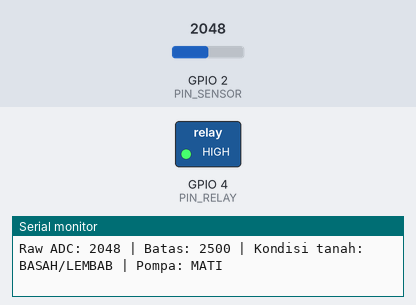
Bench run of a sketch on a simulated ESP32-C3. Parts: switched loads named in the sketch (green lamp = pin HIGH), the last lines printed to the serial monitor. The test bench sets the inputs (shaded band); at power-on: GPIO 2 (PIN_SENSOR) = 2048 (analog values on the 0–4095 scale).

Above: at 1.2 s.
1.3 s: GPIO 2 (PIN_SENSOR) set to 2467
3.3 s: GPIO 2 (PIN_SENSOR) set to 2526
At 4.9 s:
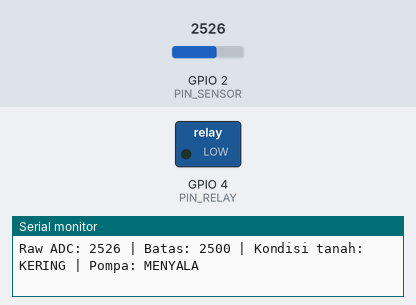
5.7 s: GPIO 2 (PIN_SENSOR) set to 2460
At 7.5 s:
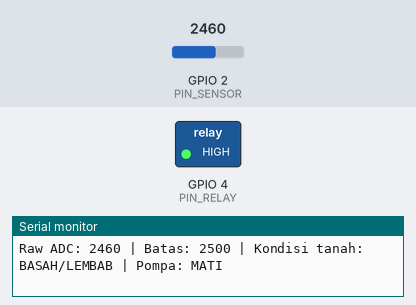
7.8 s: GPIO 2 (PIN_SENSOR) set to 2540
At 9.5 s:
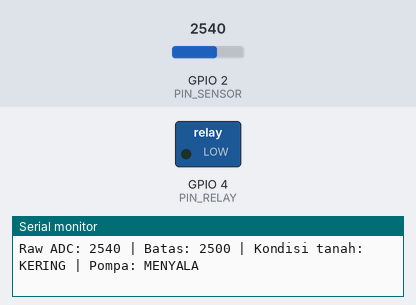
Timing chart, 0 to 10.9 s (numbered marks = the images above; inputs shaded):
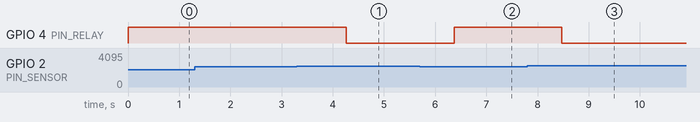

The sketch:

penyiram_tanaman_otomatis.ino
```cpp
/*
  ============================================================
  SISTEM PENYIRAM TANAMAN OTOMATIS
  Mikrokontroler : ESP32-C3 Super Mini
  Board (IDE)    : ESP32C3 Dev Module, USB CDC On Boot: Enabled
  Sensor         : Capacitive Soil Moisture Sensor v1.2
  Aktuator       : Modul Relay 1 Channel 5V + Pompa Air Celup DC 5V

  WIRING:
    Sensor  : VCC -> 3V3 | GND -> GND | AOUT -> GPIO 2
    Relay   : DC+ -> 5V  | DC-  -> GND | IN   -> GPIO 4
    Pompa   : terminal COM & NO relay (seri dengan catu daya pompa)
  ============================================================
*/

// ===================== PENGATURAN YANG MUDAH DIUBAH =====================
int batasKering = 2500;          // Ambang batas ADC: nilai > batasKering = tanah kering (kalibrasi sesuai sensor Anda)

// Pilih tipe modul relay Anda dengan mengubah nilai di bawah ini:
//   true  -> Relay Active LOW  (relay menyala saat pin IN diberi LOW)  -> paling umum
//   false -> Relay Active HIGH (relay menyala saat pin IN diberi HIGH)
const bool RELAY_ACTIVE_LOW = true;
// ========================================================================

const int PIN_SENSOR = 2;        // Pin analog sensor kelembaban tanah (AOUT) terhubung ke GPIO 2
const int PIN_RELAY  = 4;        // Pin kontrol relay (IN) terhubung ke GPIO 4

const int JUMLAH_SAMPEL = 10;    // Jumlah pembacaan yang dirata-ratakan agar nilai lebih stabil
const unsigned long JEDA_LOOP = 1000; // Jeda tiap siklus 1000 ms (aman untuk watchdog ESP32-C3)

bool pompaMenyala = false;       // Menyimpan status pompa saat ini (true = menyala, false = mati)

// Fungsi untuk menyalakan atau mematikan relay sesuai tipe modul (Active LOW / HIGH)
void setRelay(bool nyala) {
  if (RELAY_ACTIVE_LOW) {                          // Jika relay bertipe Active LOW
    digitalWrite(PIN_RELAY, nyala ? LOW : HIGH);   // Nyala = LOW, Mati = HIGH
  } else {                                         // Jika relay bertipe Active HIGH
    digitalWrite(PIN_RELAY, nyala ? HIGH : LOW);   // Nyala = HIGH, Mati = LOW
  }
  pompaMenyala = nyala;                            // Simpan status pompa terbaru
}

// Fungsi membaca sensor dengan rata-rata beberapa sampel (raw ADC 12-bit: 0 - 4095)
int bacaSensor() {
  long total = 0;                                  // Variabel penampung jumlah seluruh sampel
  for (int i = 0; i < JUMLAH_SAMPEL; i++) {        // Ulangi pembacaan sebanyak JUMLAH_SAMPEL (loop terbatas, tidak blocking)
    total += analogRead(PIN_SENSOR);               // Baca nilai ADC dan tambahkan ke total
    delay(5);                                      // Jeda singkat 5 ms antar sampel agar pembacaan stabil
  }
  return (int)(total / JUMLAH_SAMPEL);             // Kembalikan nilai rata-rata
}

void setup() {
  Serial.begin(115200);                            // Mulai komunikasi serial dengan baud rate 115200
  unsigned long mulai = millis();                  // Catat waktu mulai untuk batas tunggu Serial
  while (!Serial && (millis() - mulai) < 3000) {   // Tunggu USB CDC maksimal 3 detik (tidak menunggu selamanya)
    delay(10);                                     // Jeda kecil agar watchdog tetap ter-reset
  }

  // Set level awal relay = MATI SEBELUM pin dijadikan output, mencegah pompa berkedip saat boot
  digitalWrite(PIN_RELAY, RELAY_ACTIVE_LOW ? HIGH : LOW); // Siapkan level pin pada kondisi relay mati
  pinMode(PIN_RELAY, OUTPUT);                      // Jadikan GPIO 4 sebagai output
  setRelay(false);                                 // Pastikan pompa dalam keadaan mati saat awal

  analogReadResolution(12);                        // Atur resolusi ADC 12-bit (nilai 0 - 4095)
  analogSetPinAttenuation(PIN_SENSOR, ADC_11db);   // Atenuasi 11 dB agar rentang baca sampai ~3,3 V
  pinMode(PIN_SENSOR, INPUT);                      // Jadikan GPIO 2 sebagai input analog

  Serial.println("=== Sistem Penyiram Tanaman Otomatis ===");           // Tampilkan judul program
  Serial.print("Batas kering (batasKering) = ");                         // Tampilkan label ambang batas
  Serial.println(batasKering);                                           // Tampilkan nilai ambang batas
  Serial.println(RELAY_ACTIVE_LOW ? "Tipe relay: Active LOW" : "Tipe relay: Active HIGH"); // Tampilkan tipe relay
  Serial.println("----------------------------------------");           // Garis pemisah
}

void loop() {
  int nilaiSensor = bacaSensor();                  // Baca nilai mentah (raw ADC) sensor kelembaban tanah

  if (nilaiSensor > batasKering) {                 // Jika nilai > batas, berarti tanah KERING
    setRelay(true);                                // Nyalakan pompa
  } else {                                         // Jika nilai <= batas, berarti tanah BASAH/LEMBAB
    setRelay(false);                               // Matikan pompa
  }

  Serial.print("Raw ADC: ");                       // Cetak label nilai sensor
  Serial.print(nilaiSensor);                       // Cetak nilai mentah ADC (untuk kalibrasi)
  Serial.print(" | Batas: ");                      // Cetak label batas
  Serial.print(batasKering);                       // Cetak nilai batas kering
  Serial.print(" | Kondisi tanah: ");              // Cetak label kondisi tanah
  Serial.print(nilaiSensor > batasKering ? "KERING" : "BASAH/LEMBAB"); // Cetak kondisi tanah
  Serial.print(" | Pompa: ");                      // Cetak label status pompa
  Serial.println(pompaMenyala ? "MENYALA" : "MATI"); // Cetak status pompa (MENYALA / MATI)

  delay(JEDA_LOOP);                                // Jeda 1000 ms; beri waktu CPU/watchdog agar tidak crash
}
```

Measured:
- the behaviour switches between 2500 and 2501 on GPIO 2 (PIN_SENSOR) (found by bisection; images 0 and 1)
- after the input at 3.3 s, GPIO 4 (PIN_RELAY): HIGH → LOW after 0.97 s
- after the input at 5.7 s, GPIO 4 (PIN_RELAY): LOW → HIGH after 0.67 s
- after the input at 7.8 s, GPIO 4 (PIN_RELAY): HIGH → LOW after 0.67 s
